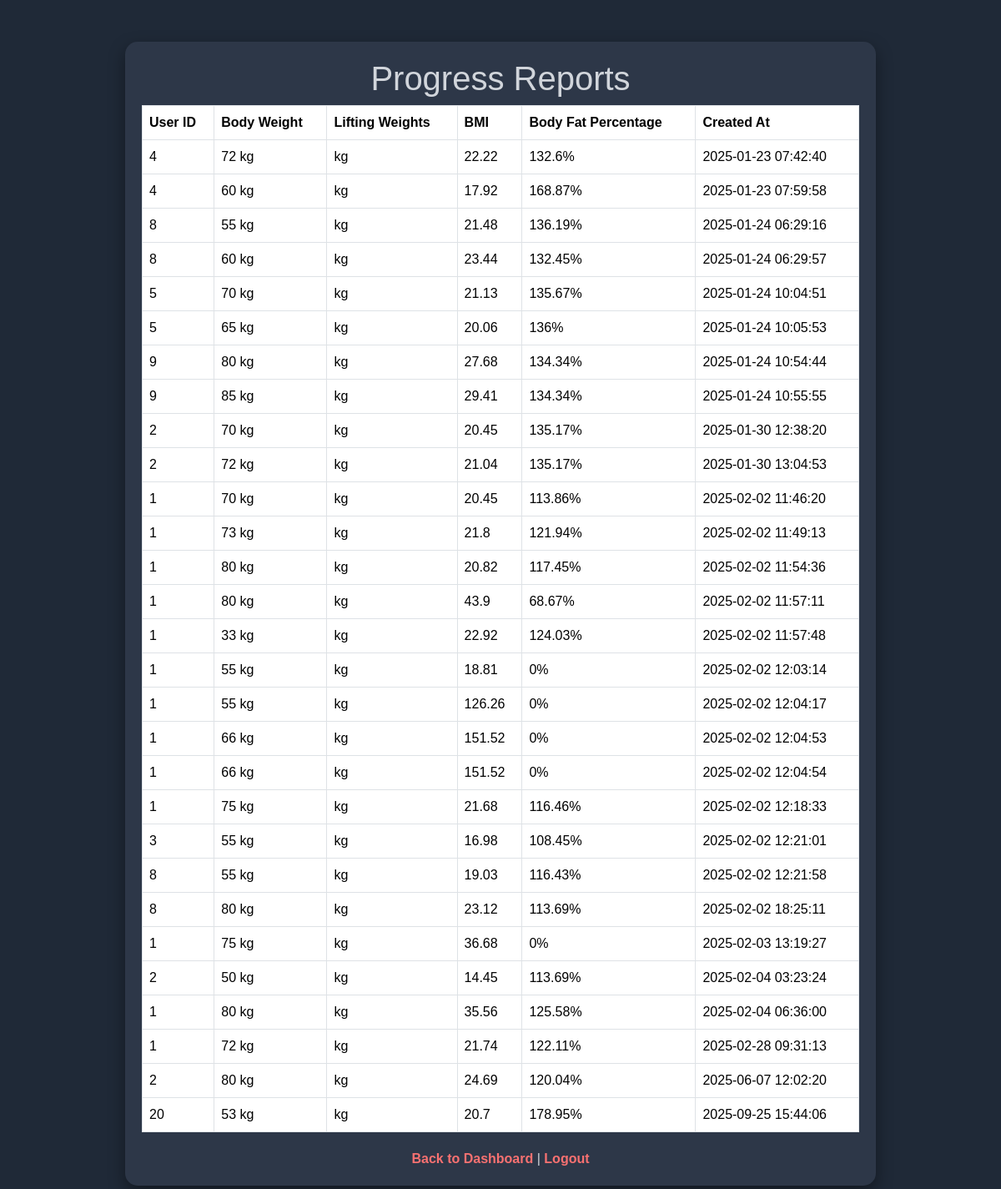
Page /progress_reports.php (signed in) on the committed database.
### tables this page shows
CREATE TABLE `progresstracking` (
  `progress_id` int(11) NOT NULL,
  `user_id` int(11) DEFAULT NULL,
  `body_weight` float DEFAULT NULL,
  `lifted_weights` float DEFAULT NULL,
  `bmi` float DEFAULT NULL,
  `body_fat_percentage` float DEFAULT NULL,
  `created_at` timestamp NOT NULL DEFAULT current_timestamp()
);

### progress_reports.php (the view, shortened to what this page needs)
<?php
require 'db_connect.php';
$sql = "SELECT user_id, body_weight, lifted_weights, bmi, body_fat_percentage, created_at FROM progresstracking";
$result = $conn->query($sql);
?>
<!DOCTYPE html>
<html lang="en">
<head>
    <link href="https://cdn.jsdelivr.net/npm/bootstrap@5.3.3/dist/css/bootstrap.min.css" rel="stylesheet">
</head>
<body>
<div class="container">
    <h1 class="text-center">Progress Reports</h1>
    <?php if ($result->num_rows > 0): ?>
        <table class="table table-bordered">
            <thead>
                <tr>
                    <th>User ID</th>
                    <th>Body Weight</th>
                    <th>Lifting Weights</th>
                    <th>BMI</th>
                    <th>Body Fat Percentage</th>
                    <th>Created At</th>
                </tr>
            </thead>
            <tbody>
                <?php while($row = $result->fetch_assoc()): ?>
                    <tr>
                        <td><?php echo $row['user_id']; ?></td>
                        <td><?php echo $row['body_weight']; ?> kg</td>
                        <td><?php echo $row['lifted_weights']; ?> kg</td>
                        <td><?php echo $row['bmi']; ?></td>
                        <td><?php echo $row['body_fat_percentage']; ?>%</td>
                        <td><?php echo $row['created_at']; ?></td>
                    </tr>
                <?php endwhile; ?>
            </tbody>
        </table>
    <?php else: ?>
        <p>No progress reports found.</p>
    <?php endif; ?>
    <div class="logout">
        <a href="admin.php">Back to Dashboard</a> | <a href="logout.php">Logout</a>
    </div>
</div>
</body>
</html>

### progress_reports.php (style rules this page uses)
body { background-color: #1f2937; color: #d1d5db; font-family: 'Arial', sans-serif; }
.container { max-width: 900px; margin: 50px auto; padding: 20px; background-color: #2d3748; border-radius: 15px; box-shadow: 0 8px 20px rgba(0, 0, 0, 0.4); }
.table { background-color: #1a202c; color: #d1d5db; }
.logout { text-align: center; margin-top: 20px; }
.logout a { color: #f87171; font-weight: bold; text-decoration: none; }

### rows in the picture
progresstracking: user "4", body_weight "72", bmi "22.22", body_fat_percentage "132.6", created_at "2025-01-23 07:42:40"
progresstracking: user "4", body_weight "60", bmi "17.92", body_fat_percentage "168.87", created_at "2025-01-23 07:59:58"
progresstracking: user "8", body_weight "55", bmi "21.48", body_fat_percentage "136.19", created_at "2025-01-24 06:29:16"
progresstracking: user "8", body_weight "60", bmi "23.44", body_fat_percentage "132.45", created_at "2025-01-24 06:29:57"
progresstracking: user "5", body_weight "70", bmi "21.13", body_fat_percentage "135.67", created_at "2025-01-24 10:04:51"
progresstracking: user "5", body_weight "65", bmi "20.06", body_fat_percentage "136", created_at "2025-01-24 10:05:53"
progresstracking: user "9", body_weight "80", bmi "27.68", body_fat_percentage "134.34", created_at "2025-01-24 10:54:44"
progresstracking: user "9", body_weight "85", bmi "29.41", body_fat_percentage "134.34", created_at "2025-01-24 10:55:55"
progresstracking: user "2", body_weight "70", bmi "20.45", body_fat_percentage "135.17", created_at "2025-01-30 12:38:20"
progresstracking: user "2", body_weight "72", bmi "21.04", body_fat_percentage "135.17", created_at "2025-01-30 13:04:53"
progresstracking: user "1", body_weight "70", bmi "20.45", body_fat_percentage "113.86", created_at "2025-02-02 11:46:20"
progresstracking: user "1", body_weight "73", bmi "21.8", body_fat_percentage "121.94", created_at "2025-02-02 11:49:13"
progresstracking: user "1", body_weight "80", bmi "20.82", body_fat_percentage "117.45", created_at "2025-02-02 11:54:36"
progresstracking: user "1", body_weight "80", bmi "43.9", body_fat_percentage "68.67", created_at "2025-02-02 11:57:11"
progresstracking: user "1", body_weight "33", bmi "22.92", body_fat_percentage "124.03", created_at "2025-02-02 11:57:48"
progresstracking: user "1", body_weight "55", bmi "18.81", body_fat_percentage "0", created_at "2025-02-02 12:03:14"
progresstracking: user "1", body_weight "55", bmi "126.26", body_fat_percentage "0", created_at "2025-02-02 12:04:17"
progresstracking: user "1", body_weight "66", bmi "151.52", body_fat_percentage "0", created_at "2025-02-02 12:04:53"
progresstracking: user "1", body_weight "66", bmi "151.52", body_fat_percentage "0", created_at "2025-02-02 12:04:54"
progresstracking: user "1", body_weight "75", bmi "21.68", body_fat_percentage "116.46", created_at "2025-02-02 12:18:33"
progresstracking: user "3", body_weight "55", bmi "16.98", body_fat_percentage "108.45", created_at "2025-02-02 12:21:01"
progresstracking: user "8", body_weight "55", bmi "19.03", body_fat_percentage "116.43", created_at "2025-02-02 12:21:58"
progresstracking: user "8", body_weight "80", bmi "23.12", body_fat_percentage "113.69", created_at "2025-02-02 18:25:11"
progresstracking: user "1", body_weight "75", bmi "36.68", body_fat_percentage "0", created_at "2025-02-03 13:19:27"
progresstracking: user "2", body_weight "50", bmi "14.45", body_fat_percentage "113.69", created_at "2025-02-04 03:23:24"
progresstracking: user "1", body_weight "80", bmi "35.56", body_fat_percentage "125.58", created_at "2025-02-04 06:36:00"
progresstracking: user "1", body_weight "72", bmi "21.74", body_fat_percentage "122.11", created_at "2025-02-28 09:31:13"
progresstracking: user "2", body_weight "80", bmi "24.69", body_fat_percentage "120.04", created_at "2025-06-07 12:02:20"
progresstracking: user "20", body_weight "53", bmi "20.7", body_fat_percentage "178.95", created_at "2025-09-25 15:44:06"
